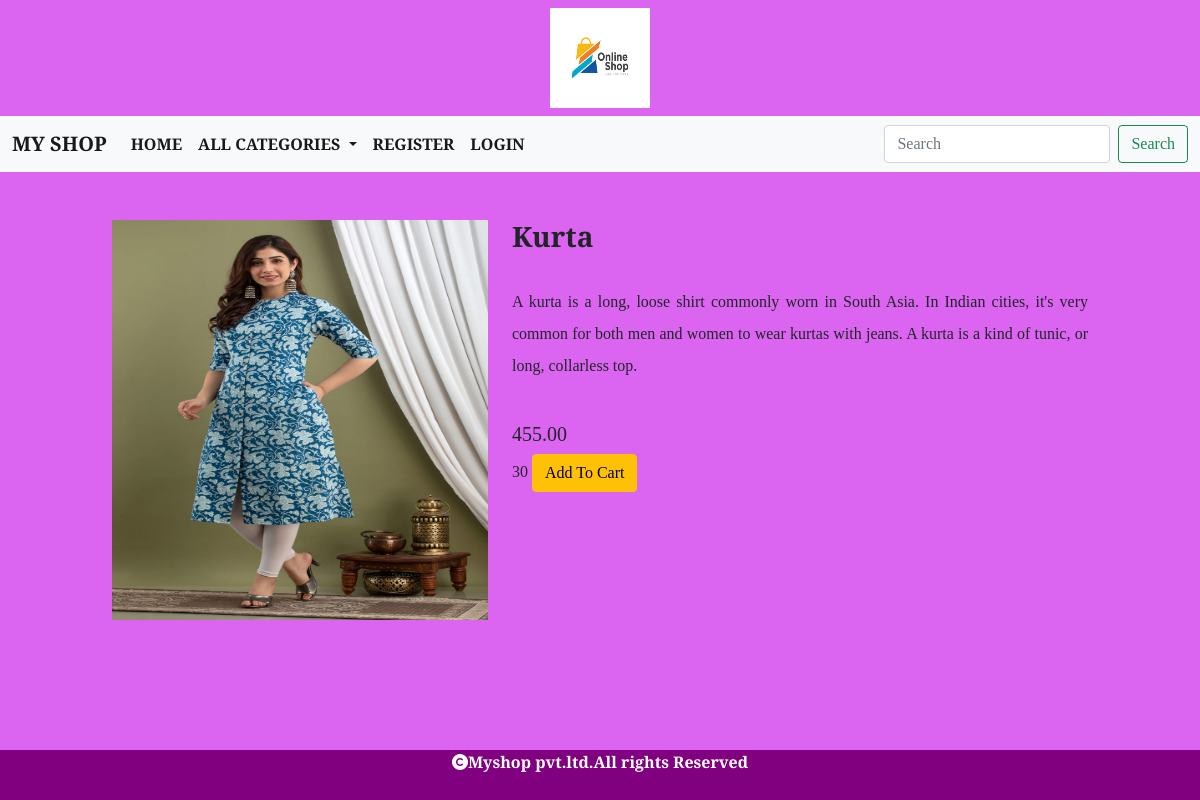
The app's page /details/Kurta with its own data.
### shop/models.py (models this page shows, shortened)
class Product(models.Model):
    name=models.CharField(max_length=20)
    desc=models.TextField()
    image=models.ImageField(upload_to="images/product",null=True,blank=True)
    price=models.DecimalField(max_digits=10,decimal_places=2)
    category=models.ForeignKey(Category,on_delete=models.CASCADE)  #foreign key
    stock=models.IntegerField()
    available=models.BooleanField(default=True)
    created=models.DateTimeField(auto_now_add=True)
    updated=models.DateTimeField(auto_now=True)

### shop/views.py (the view)
# urls.py: path('details/<p>',views.details,name="details"),
def details(request,p):
    pd=Product.objects.get(name=p)
    return render(request,'detail.html',{'pd':pd})

### cart/context_processors.py (called while the page is built)
def total(request):
    item_count=0
    if request.user:
        u=request.user
    try:
        cart=Cart.objects.filter(user=u)
        for i in cart:
            item_count+=i.quantity
    except:
        item_count=0
    return {'count':item_count}

### shop/context_processors.py (called while the page is built)
def menu_links(request):
    c=Category.objects.all()
    return {'links':c}

### templates/detail.html
{% extends 'base.html' %}
{% load static %}
{% block content %}
    <div class="container-fluid mt-5">
        <div class="row">
            <div class="col-sm-4" style="margin-left:100px;">
                <img src="{{pd.image.url}}" height="400px;" width="100%">
            </div>
            <div class="col-sm-6">
                <h3 class="fw-bold">{{pd.name}}</h3><br>
                <p style="text-align:justify;line-height:2;">{{pd.desc}}</p><br>
                <h5>{{pd.price}}</h5>
                {{pd.stock}}
                {% if user.is_superuser == True %}
                    {% if pd.stock == 0 %}
                        <h3>Out Of Stock</h3>
                    <a href="{% url 'admin:index' %}" class="btn btn-warning">Add Stock</a>
                    {% else %}
                    <h3>Product in Stock</h3>
                    <a href="{% url 'admin:index' %}" class="btn btn-warning">Add Stock</a>
                    {% endif %}
                {% else %}
                    {% if pd.stock == 0 %}
                        <h3>Out Of Stock</h3>
                    {% else %}
                        <a href="{% url 'cart:addtocart' pd.name %}" class="btn btn-warning">Add To Cart</a>
                    {% endif %}
                {% endif %}
            </div>
        </div>
    </div>
{% endblock %}

### static/css/style.css (style rules this page uses)
body { font-family: 'Slabo 27px', serif; background-color:#db65f0; }

### records on screen
Product: image (picture), name "Kurta", desc "A kurta is a long, loose shirt commonly worn in South Asia. In Indian cities, it's very common for both men and women to wear kurtas with jeans. A kurta is a kind of tunic, or long, collarless top.", price "455.00", stock "30"
